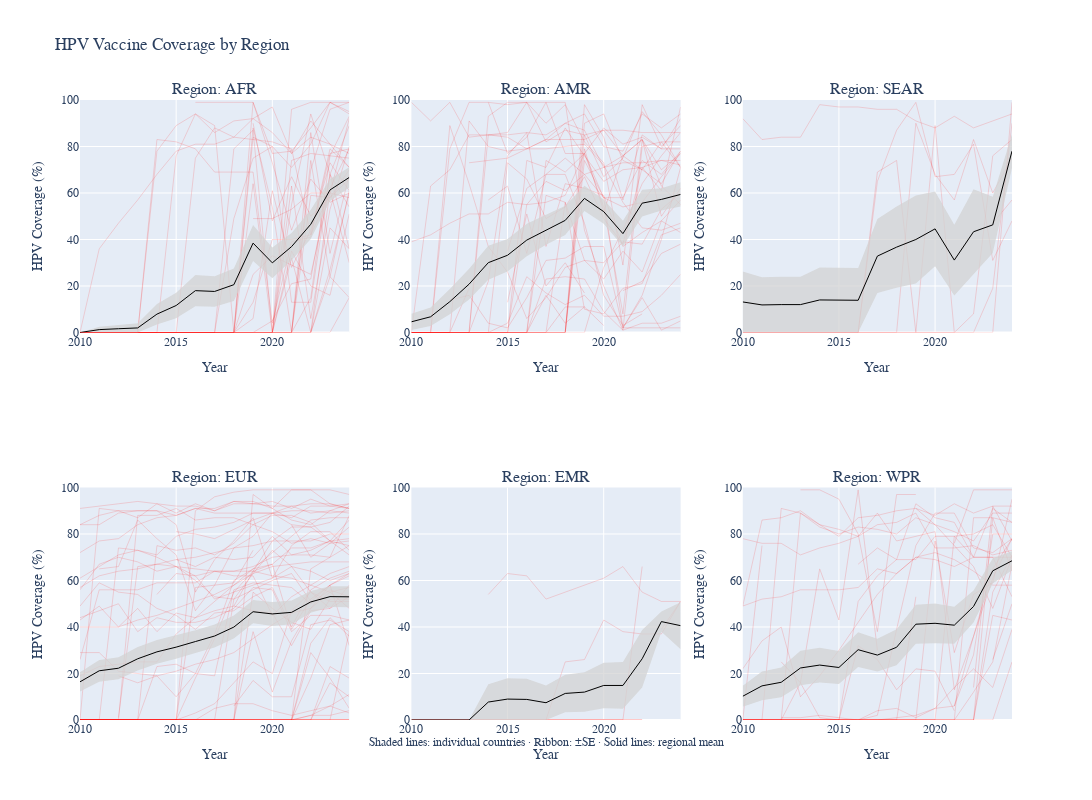

The notebook cell this image was saved under:
### Code cell
# Create subplots
fig = make_subplots(rows=2, cols=3, subplot_titles=[f"Region: {region}" for region in regions])

for idx, region in enumerate(regions):
    row = (idx // 3) + 1
    col = (idx % 3) + 1
    region_data = vax_name[vax_name["REGION"] == region]
    country_data = vax[vax["REGION"] == region]
    
    # Plot individual country lines
    for country in country_data["NAME"].unique():
        country_subset = country_data[country_data["NAME"] == country]
        fig.add_trace(go.Scatter(
            x=country_subset["YEAR"],
            y=country_subset["COVERAGE"],
            mode='lines',
            line=dict(color='red', width=0.5),
            opacity=0.3,
            name=country,
            hovertemplate=f'{country}<br>Year: %{{x}}<br>Coverage: %{{y}}%<extra></extra>',
            showlegend=False
        ), row=row, col=col)
    
    # Ribbon (upper and lower bounds)
    fig.add_trace(go.Scatter(
        x=region_data["YEAR"],
        y=region_data["mean_coverage"] + region_data["se_coverage"],
        mode='lines',
        line=dict(width=0),
        showlegend=False,
        hoverinfo='skip'
    ), row=row, col=col)
    fig.add_trace(go.Scatter(
        x=region_data["YEAR"],
        y=region_data["mean_coverage"] - region_data["se_coverage"],
        mode='lines',
        line=dict(width=0),
        fill='tonexty',
        fillcolor='rgba(211,211,211,0.75)',
        showlegend=False,
        hoverinfo='skip'
    ), row=row, col=col)
    
    # Mean line
    fig.add_trace(go.Scatter(
        x=region_data["YEAR"],
        y=region_data["mean_coverage"],
        mode='lines',
        line=dict(color='black', width=1),
        name='Regional Mean',
        hovertemplate='Regional Mean<br>Year: %{x}<br>Coverage: %{y}%<extra></extra>',
        showlegend=False
    ), row=row, col=col)

# Update layout
fig.update_layout(
    font=dict(family="Times New Roman"),
    title="HPV Vaccine Coverage by Region",
    height=800,
    width=1200
)
fig.update_xaxes(title_text="Year")
fig.update_yaxes(
    title_text="HPV Coverage (%)",
    range=[0, 100],  # Caps at 100%
    autorange=False,  # Prevents autoscaling beyond this
)
# Add subtitle
fig.add_annotation(
    text="Shaded lines: individual countries · Ribbon: ±SE · Solid lines: regional mean",
    xref="paper", yref="paper",
    x=0.5, y=-0.05,
    showarrow=False,
    font=dict(size=12)
)

fig.show()
